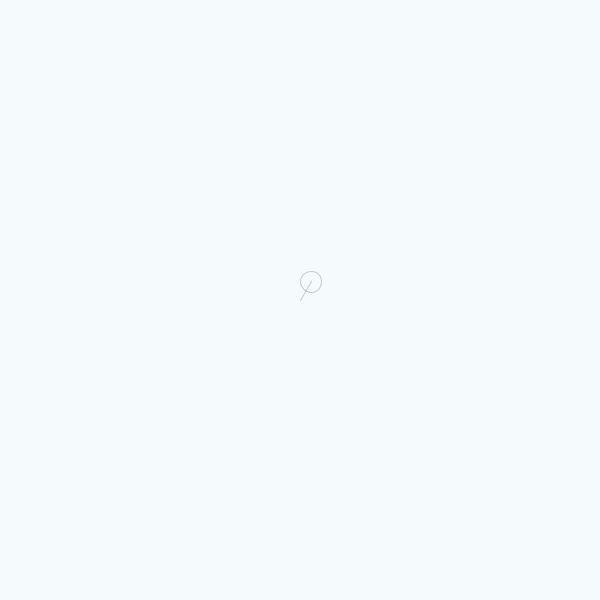
Frame 1 (no input)
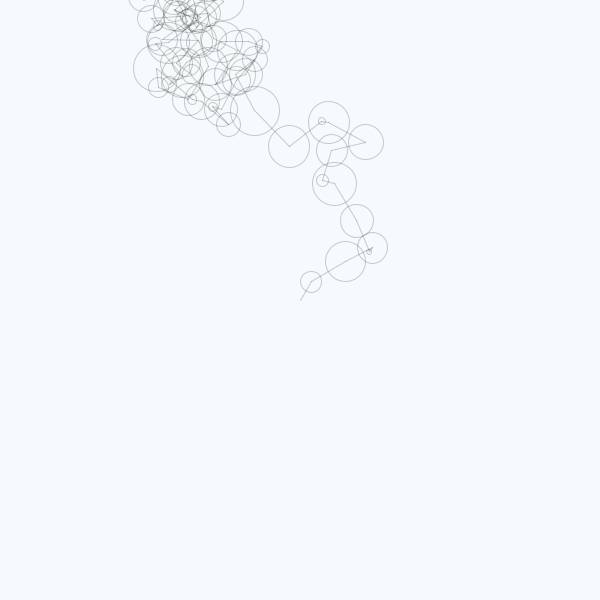
Frame 60 (the mouse pressed at the canvas centre just before this capture)
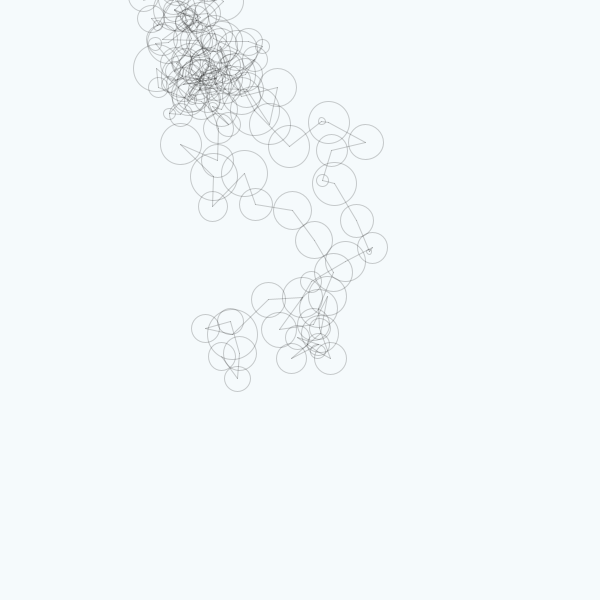
Frame 120 (the mouse held since frame 60 and released just before this capture)

The Processing sketch that drew these frames (run headless with seeded random() and noise(); from frame 60 on, the mouse is pressed at the canvas centre):

// Processing sketch: random2B
// ── random2B.pde
float posXold;
float posYold;
float posXnew;
float posYnew;
float punkt;
float tempo;
float distance;

void setup() {
  size(600, 600); 
  background(#F5FAFC);
  posXnew = width/2;
  posYnew = height/2;
  punkt = 10; 
  tempo = 38.0;
  frameRate(10);
  noFill();
}

void draw() {

  stroke(0, 0, 0, 50);

  posXold = posXnew;
  posYold = posYnew;

  posXnew += tempo*random(-1, 1) ;
  posYnew += tempo*random(-1, 1) ;

  distance = dist(posXold, posYold, posXnew, posYnew);
  println(distance);

  ellipse(posXnew, posYnew, distance, distance);
  line(posXold, posYold, posXnew, posYnew);




  //rechts
  if (posXnew > width) {
    posXnew = width;
  }

  //links
  if (posXnew < 0) {
    posXnew = 0;
  }

  //unten
  if (posYnew > height) {
    posYnew = height;
  }

  //oben
  if (posYnew < 0) {
    posYnew = 0;
  }
}


void keyPressed() {

  if (key == '1') {
    tempo = 14.0;
  }

  if (key == '2') {
    tempo = 38.0;
  }

  if (key == '3') {
    tempo = 56.0;
  }
}
